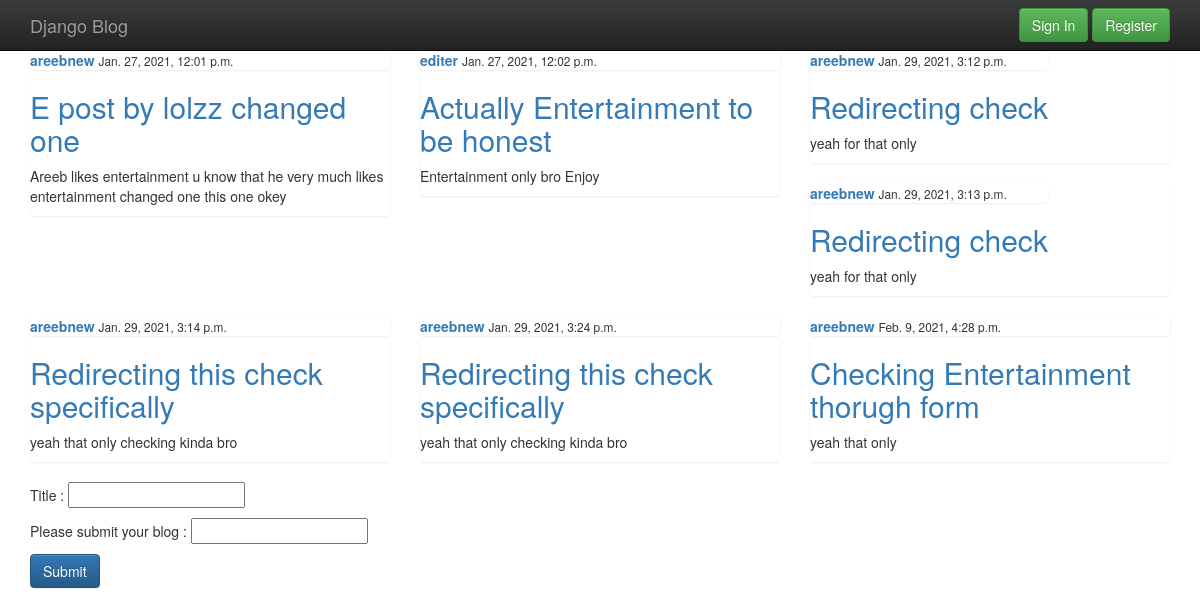
The app's page /entertainment/ with its own data.
### blog/models.py (models this page shows, shortened)
class E_Post(models.Model):
 	title = models.CharField( max_length = 100)
 	content = models.TextField()
 	date_posted = models.DateTimeField ( default = timezone.now)
 	author = models.ForeignKey( User , on_delete = models.CASCADE)

### blog/views.py (the view)
# urls.py: path('entertainment/' , views.entertainment , name = 'entertainment' ),
def entertainment(request):
	context = {
		'posts' : E_Post.objects.all()
	}
	return render( request , 'blog/entertainment.html' , context )

### blog/templates/blog/entertainment.html (shortened to what this page needs)
{% extends 'blog/base.html' %}
{% block content %}
<section class="container">
	<div class="row">
	{% for p in posts %}
	<div class="col-md-4">
	<div class = 'list-group' >
		<article>
			<div class="media-body">
				{% if user.username|stringformat:"s" ==  p.author|stringformat:"s"  %}
				<div class="list-group">
					<a href=""> <strong>{{ p.author }}</strong></a>
					<small> {{ p.date_posted }} </small>
				</div>
				<h2><a  href="" > {{ p.title }} </a></h2>
				<p> {{ p.content }} </p>
				<h2><a  class = "btn btn-success " href = "{% url 'updateentertainment' p.id %}" role = 'button' > Update </a></h2>
				<h2><a  class = "btn btn-danger " href = "{% url 'deleteentertainment' p.id %}" role = 'button' > Delete </a></h2>
				{% else %}
				<div class="list-group">
					<a href=""> <strong>{{ p.author }}</strong></a>
					<small> {{ p.date_posted }} </small>
				</div>
				<h2><a href=""> {{ p.title }} </a></h2>
				<p> {{ p.content }} </p>
				{% endif %}
			</div>
		</article>
	</div>
	</div>
	{% endfor %}
	</div>
</section>
<section class = "container" >
	<form action = "entertainment_post_add/" method = "post">
		<p>
			Title :
			<input type="text" name="entertainment_post_title"> </input>
		</p>
		<p>
			Please submit your blog :
			<input type="text" name="entertainment_post_content"> </input>
		</p>
		<button class = "btn btn-primary " type="submit"> Submit </button>
	</form>
</section>
{% endblock %}

### blog/static/blog/css/main.css (style rules this page uses)
h2,h3,h4,h5,h6 { color: #b30000; }

### blog/templates/blog/base.html (style rules this page uses)
body { padding-top: 50px; padding-bottom: 20px; }

### records on screen
E_Post: author "areebnew", date_posted "Jan. 27, 2021, 12:01 p.m.", title "E post by lolzz changed one", content "Areeb likes entertainment u know that he very much likes entertainment changed one this one okey"
E_Post: author "editer", date_posted "Jan. 27, 2021, 12:02 p.m.", title "Actually Entertainment to be honest", content "Entertainment only bro Enjoy"
E_Post: author "areebnew", date_posted "Jan. 29, 2021, 3:12 p.m.", title "Redirecting check", content "yeah for that only"
E_Post: author "areebnew", date_posted "Jan. 29, 2021, 3:13 p.m.", title "Redirecting check", content "yeah for that only"
E_Post: author "areebnew", date_posted "Jan. 29, 2021, 3:14 p.m.", title "Redirecting this check specifically", content "yeah that only checking kinda bro"
E_Post: author "areebnew", date_posted "Jan. 29, 2021, 3:24 p.m.", title "Redirecting this check specifically", content "yeah that only checking kinda bro"
E_Post: author "areebnew", date_posted "Feb. 9, 2021, 4:28 p.m.", title "Checking Entertainment thorugh form", content "yeah that only"
